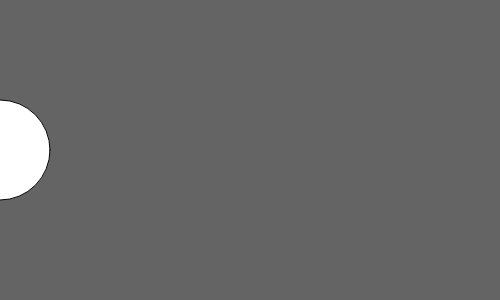
Frame 1 (no input)
Frame 60 (no input): blank canvas, image omitted
Frame 120 (the mouse pressed at the canvas centre since frame 60): blank canvas, image omitted

The p5.js sketch that drew this single still picture (run headless with seeded random() and noise() and a simulated clock; from frame 60 on, the mouse is pressed at the canvas centre):

// p5.js sketch
// ── sketch.js
function setup() {
    createCanvas(500, 300);
}

var x = 0;
function draw() {
    background(100);
    ellipse(x, 150, 100);
    x+=10;
}
